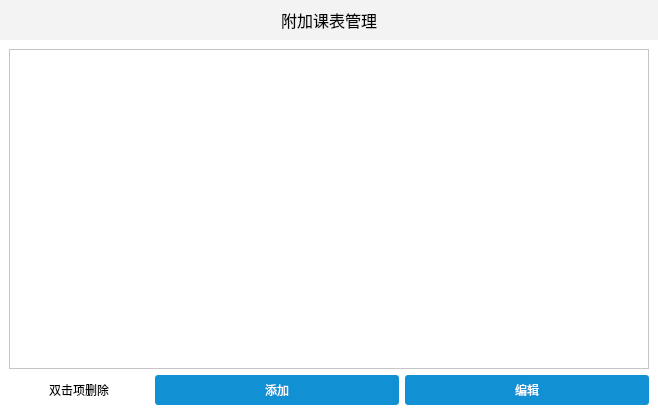
<?xml version="1.0" encoding="UTF-8"?>
<ui version="4.0">
 <class>AppendixTableManager</class>
 <widget class="QDialog" name="AppendixTableManager">
  <property name="geometry">
   <rect>
    <x>0</x>
    <y>0</y>
    <width>658</width>
    <height>414</height>
   </rect>
  </property>
  <property name="windowTitle">
   <string>附加课表管理</string>
  </property>
  <property name="styleSheet">
   <string notr="true">background:#fff;</string>
  </property>
  <layout class="QVBoxLayout" name="verticalLayout">
   <property name="spacing">
    <number>0</number>
   </property>
   <property name="leftMargin">
    <number>0</number>
   </property>
   <property name="topMargin">
    <number>0</number>
   </property>
   <property name="rightMargin">
    <number>0</number>
   </property>
   <property name="bottomMargin">
    <number>0</number>
   </property>
   <item>
    <widget class="QWidget" name="top_headers" native="true">
     <property name="minimumSize">
      <size>
       <width>0</width>
       <height>40</height>
      </size>
     </property>
     <property name="maximumSize">
      <size>
       <width>16777215</width>
       <height>40</height>
      </size>
     </property>
     <property name="styleSheet">
      <string notr="true">background: #f3f3f3;</string>
     </property>
     <layout class="QHBoxLayout" name="horizontalLayout">
      <item>
       <widget class="QLabel" name="label">
        <property name="font">
         <font>
          <pointsize>12</pointsize>
         </font>
        </property>
        <property name="styleSheet">
         <string notr="true">color: #000;</string>
        </property>
        <property name="text">
         <string>附加课表管理</string>
        </property>
        <property name="alignment">
         <set>Qt::AlignmentFlag::AlignCenter</set>
        </property>
       </widget>
      </item>
     </layout>
    </widget>
   </item>
   <item>
    <widget class="QWidget" name="budy_widgets" native="true">
     <layout class="QVBoxLayout" name="verticalLayout_2">
      <item>
       <widget class="QListWidget" name="list_appendTable">
        <property name="font">
         <font>
          <pointsize>12</pointsize>
         </font>
        </property>
       </widget>
      </item>
      <item>
       <layout class="QHBoxLayout" name="horizontalLayout_2" stretch="0,0,0,1,1">
        <item>
         <spacer name="horizontalSpacer_2">
          <property name="orientation">
           <enum>Qt::Orientation::Horizontal</enum>
          </property>
          <property name="sizeHint" stdset="0">
           <size>
            <width>40</width>
            <height>20</height>
           </size>
          </property>
         </spacer>
        </item>
        <item>
         <widget class="QLabel" name="label_2">
          <property name="text">
           <string>双击项删除</string>
          </property>
         </widget>
        </item>
        <item>
         <spacer name="horizontalSpacer">
          <property name="orientation">
           <enum>Qt::Orientation::Horizontal</enum>
          </property>
          <property name="sizeHint" stdset="0">
           <size>
            <width>40</width>
            <height>20</height>
           </size>
          </property>
         </spacer>
        </item>
        <item>
         <widget class="QPushButton" name="add_table">
          <property name="minimumSize">
           <size>
            <width>0</width>
            <height>30</height>
           </size>
          </property>
          <property name="maximumSize">
           <size>
            <width>16777215</width>
            <height>30</height>
           </size>
          </property>
          <property name="styleSheet">
           <string notr="true">QPushButton{
	border-radius: 3px; /* 边框圆角 */
	color:#ffffff;
	background-color: #1191d3; /* 背景颜色 */
	padding:3px;

}
QPushButton:hover{
background:rgb(11, 96, 139);
}
</string>
          </property>
          <property name="text">
           <string>添加</string>
          </property>
         </widget>
        </item>
        <item>
         <widget class="QPushButton" name="edit_table">
          <property name="minimumSize">
           <size>
            <width>0</width>
            <height>30</height>
           </size>
          </property>
          <property name="maximumSize">
           <size>
            <width>16777215</width>
            <height>30</height>
           </size>
          </property>
          <property name="styleSheet">
           <string notr="true">QPushButton{
	border-radius: 3px; /* 边框圆角 */
	color:#ffffff;
	background-color: #1191d3; /* 背景颜色 */
	padding:3px;

}
QPushButton:hover{
background:rgb(11, 96, 139);
}
</string>
          </property>
          <property name="text">
           <string>编辑</string>
          </property>
         </widget>
        </item>
       </layout>
      </item>
     </layout>
    </widget>
   </item>
  </layout>
 </widget>
 <resources/>
 <connections/>
</ui>
